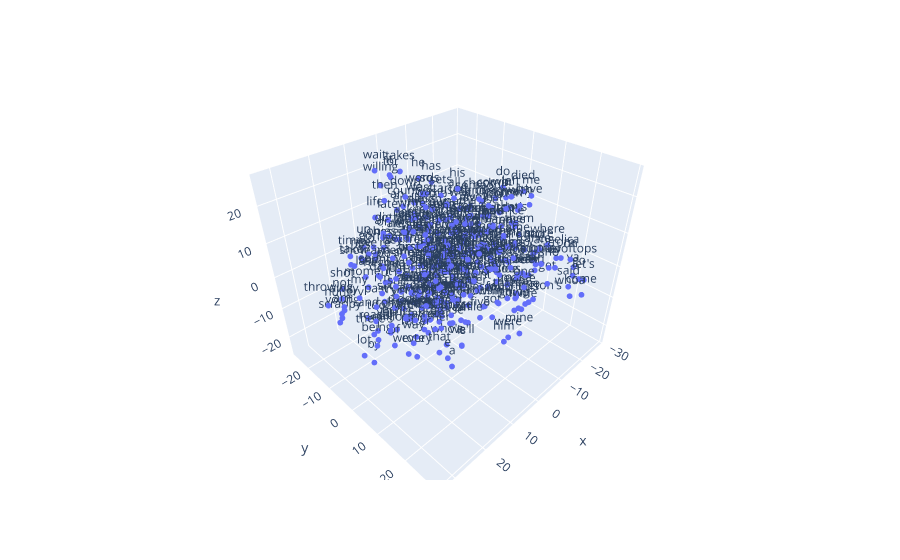

The code cell stored with this chart in its notebook:
### Code cell
# Graficar los embedddings en 3D

vecs, labels = reduce_dimensions(w2v_model,3)

fig = px.scatter_3d(x=vecs[:MAX_WORDS,0], y=vecs[:MAX_WORDS,1], z=vecs[:MAX_WORDS,2],text=labels[:MAX_WORDS])
fig.update_traces(marker_size = 2)
# fig.show(renderer="colab") # esto para plotly en colab

### Figure 1 — Plotly figure (JSON) as saved in the notebook; plotly's stock layout.template omitted (floating-point values rounded to 4 significant figures; data arrays with more than 128 entries replaced by an {"elided": "..."} marker saying what was removed)
{"data": [{"hovertemplate": "x=%{x}<br>y=%{y}<br>z=%{z}<br>text=%{text}<extra></extra>", "legendgroup": "", "marker": {"color": "#636efa", "size": 2, "symbol": "circle"}, "mode": "markers+text", "name": "", "scene": "scene", "showlegend": false, "text": {"elided": "377 str values"}, "type": "scatter3d", "x": {"elided": "377 float values"}, "y": {"elided": "377 float values"}, "z": {"elided": "377 float values"}}], "layout": {"legend": {"tracegroupgap": 0}, "margin": {"t": 60}, "scene": {"domain": {"x": [0, 1], "y": [0, 1]}, "xaxis": {"title": {"text": "x"}}, "yaxis": {"title": {"text": "y"}}, "zaxis": {"title": {"text": "z"}}}}}
